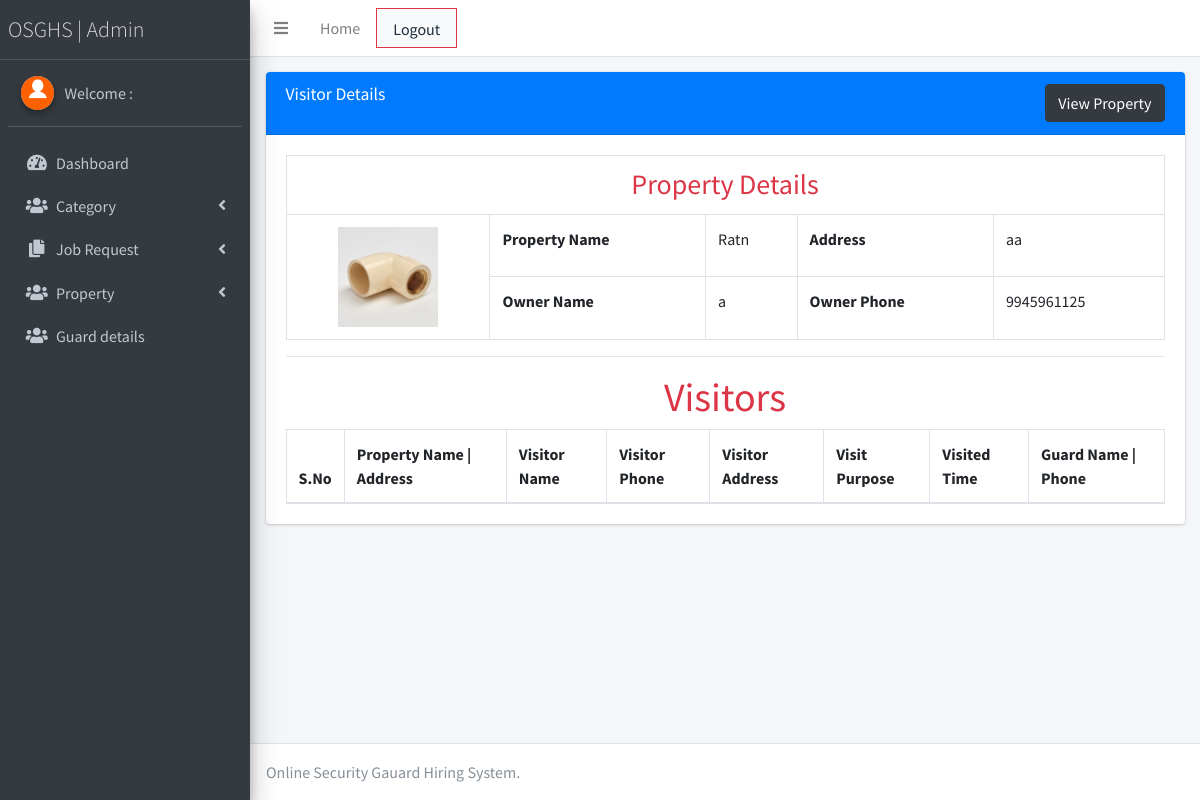
Page /admin/visitors_details.php?property_id=8 (signed in) on the earlier database version.
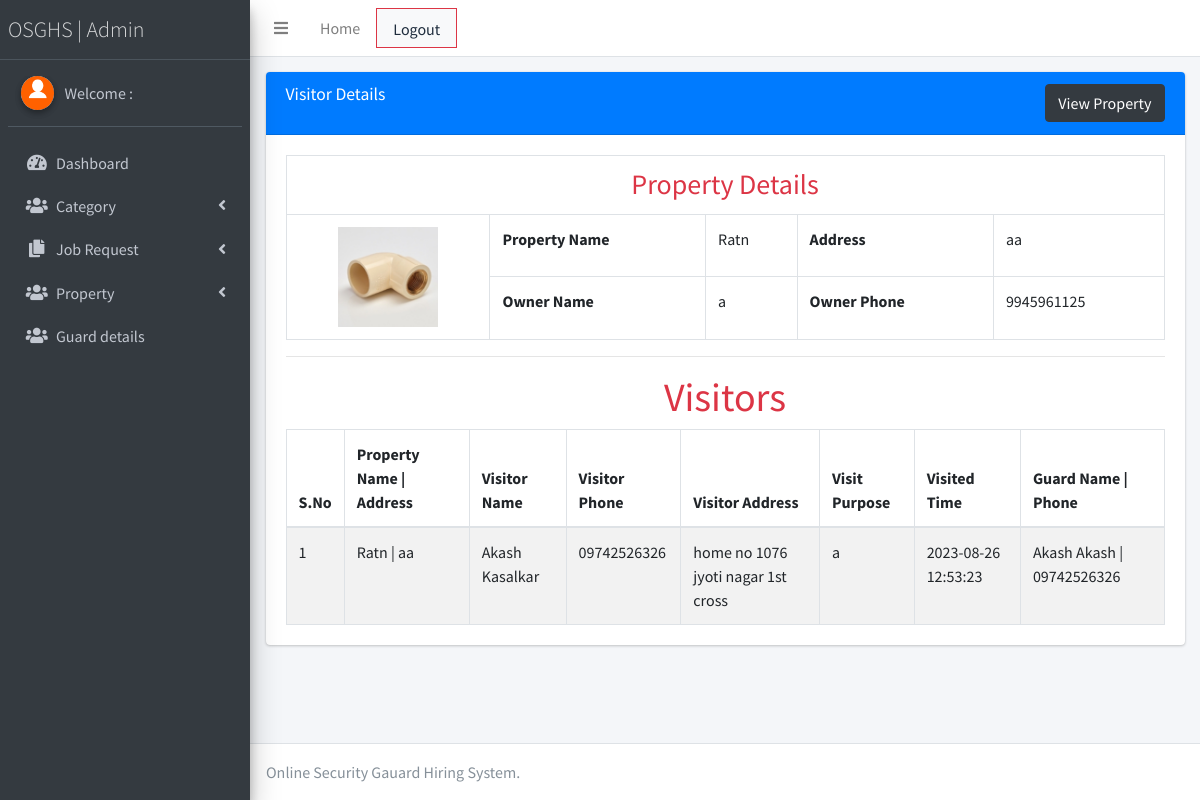
Same page on the later database version.
### tables this page shows
CREATE TABLE `property` (
  `id` int(11) NOT NULL,
  `fk_cat_id` int(11) NOT NULL,
  `p_name` varchar(255) NOT NULL,
  `p_photo` varchar(300) NOT NULL,
  `address` varchar(500) NOT NULL,
  `owner_name` varchar(255) NOT NULL,
  `owner_mobile` varchar(14) NOT NULL,
  `status` varchar(100) DEFAULT NULL,
  `created_date` timestamp NOT NULL DEFAULT current_timestamp(),
  `updated_date` timestamp NOT NULL DEFAULT current_timestamp()
);

CREATE TABLE `visitors` (
  `id` int(11) NOT NULL,
  `fk_user_id` int(11) NOT NULL,
  `fk_property_id` int(11) NOT NULL,
  `phone` varchar(12) NOT NULL,
  `v_name` varchar(255) NOT NULL,
  `v_address` varchar(500) NOT NULL,
  `purpose_of_visit` varchar(100) NOT NULL,
  `login_time` datetime NOT NULL,
  `logout_time` datetime DEFAULT NULL,
  `created_date` timestamp NOT NULL DEFAULT current_timestamp(),
  `updated_date` timestamp NOT NULL DEFAULT current_timestamp()
);

CREATE TABLE `user` (
  `id` int(11) NOT NULL,
  `name` varchar(150) NOT NULL,
  `user_type` varchar(100) NOT NULL,
  `phone` varchar(12) NOT NULL,
  `email` varchar(255) NOT NULL,
  `address` varchar(500) DEFAULT NULL,
  `password` varchar(255) NOT NULL,
  `status` varchar(150) DEFAULT NULL,
  `photo` varchar(200) DEFAULT NULL,
  `created_date` timestamp NOT NULL DEFAULT current_timestamp(),
  `updated_date` timestamp NOT NULL DEFAULT current_timestamp()
);

### admin/visitors_details.php (the view, shortened to what this page needs)
<?php include_once('./header.php');?>
<?php include_once('./sidebar.php');?>
<?php
    if(isset($_GET['property_id'])){
        $property_id=$_GET['property_id'];
    }
?>
  <div class="content-wrapper">
    <div class="content-header">
      <div class="container-fluid">
        <div class="row mb-2">
        <div class="col-12">
        <div class="card">
          <div class="card-header bg-primary">
            <h3 class="card-title ">Visitor Details</h3>
            <a href="./view_property.php" class="float-right btn btn-dark">View Property</a>
          </div>
          <div class="card-body">
          <?php
                $qry="select *,p.id as p_id,p.status as p_status from property p,category c
                where p.fk_cat_id=c.id
                and p.id='$property_id' ";
                $exc=mysqli_query($con,$qry);
                while($row=mysqli_fetch_array($exc)) {
            ?>
            <table class="table table-bordered">
              <tr>
                <th colspan="5" class="text-center text-danger h3">Property Details</th>
              </tr>
              <tr >
                  <td rowspan="3" class="text-center">
                  <img src="<?php echo $row['p_photo'] ?>" class="img-fluid  text-center" alt="" width="100">
                  </td>
              </tr>
              <tr>
                <th>Property Name</th>
                <td><?php echo $row['p_name'] ?></td>
                <th>Address</th>
                <td><?php echo $row['address'] ?></td>
              </tr>
              <tr>
                <th>Owner Name</th>
                <td><?php echo $row['owner_name'] ?></td>
                <th>Owner Phone</th>
                <td><?php echo $row['owner_mobile'] ?></td>
              </tr>
            </table>
            <?php } ?>
            <hr>
            <p class="text-center text-danger h1">Visitors</p>
            <table id="example1" class="table table-bordered table-striped">
              <thead>
              <tr>
                <th>S.No</th>
                <th>Property Name | Address</th>
                <th>Visitor Name</th>
                <th>Visitor Phone</th>
                <th>Visitor Address</th>
                <th>Visit Purpose</th>
                <th>Visited Time</th>
                <th>Guard Name | Phone</th>
              </tr>
              </thead>
               <tbody>
                    <?php
                       $qry="select *,p.address as p_address,u.name as u_name,u.phone as u_phone  from visitors v,property p ,user u
                     where v.fk_property_id='$property_id'
                     and v.fk_property_id=p.id
                     and v.fk_user_id=u.id
                     ";
                        $exc=mysqli_query($con,$qry);
                        $i=1;
                        while($row=mysqli_fetch_array($exc)){
                            ?>
                            <tr>
                            <td><?php echo $i ?></td>
                                <td>
                                    <?php echo $row['p_name']. " | ". $row['p_address'] ?>
                                </td>
                                <td><?php echo $row['v_name'] ?></td>
                                <td><?php echo $row['phone'] ?></td>
                                <td><?php echo $row['v_address'] ?></td>
                                <td><?php echo $row['purpose_of_visit'] ?></td>
                                <td><?php echo $row['login_time'] ?></td>
                                <td><?php echo $row['u_name']. " | ".$row['u_phone'] ?> </td>
                            </tr>
                            <?php
                        }
                    ?>
               </tbody>
            </table>
          </div>
        </div>
      </div>
      </div>
    </div>
      </div>
  </div>
  <?php include_once('./footer.php');?>

### admin/header.php (shortened to what this page needs)
<!DOCTYPE html>
<html>
<head>
  <link rel="stylesheet" href="plugins/fontawesome-free/css/all.min.css">
  <link rel="stylesheet" href="https://code.ionicframework.com/ionicons/2.0.1/css/ionicons.min.css">
  <link rel="stylesheet" href="plugins/tempusdominus-bootstrap-4/css/tempusdominus-bootstrap-4.min.css">
  <link rel="stylesheet" href="plugins/icheck-bootstrap/icheck-bootstrap.min.css">
  <link rel="stylesheet" href="plugins/jqvmap/jqvmap.min.css">
  <link rel="stylesheet" href="dist/css/adminlte.min.css">
  <link rel="stylesheet" href="plugins/overlayScrollbars/css/OverlayScrollbars.min.css">
  <link rel="stylesheet" href="plugins/daterangepicker/daterangepicker.css">
  <link rel="stylesheet" href="plugins/summernote/summernote-bs4.css">
</head>
<body class="hold-transition sidebar-mini layout-fixed">
  <nav class="main-header navbar navbar-expand navbar-white navbar-light">
    <ul class="navbar-nav">
      <li class="nav-item">
        <a class="nav-link" data-widget="pushmenu" href="#"><i class="fas fa-bars"></i></a>
      </li>
      <li class="nav-item d-none d-sm-inline-block">
        <a href="dashboard.php" class="nav-link">Home</a>
      </li>
      <li class="nav-item d-none d-sm-inline-block">
        <a href="logout.php" class="nav-link text-danger border border-danger bg-light">Logout</a>
      </li>
    </ul>
  </nav>
<div class="wrapper">

### admin/sidebar.php (shortened to what this page needs)
<aside class="main-sidebar sidebar-dark-primary elevation-4">
  <a href="dashboard.php" class="brand-link" style="font-weight:bold; font-size:22px;">
    <span class="brand-text font-weight-light">OSGHS | Admin</span>
  </a>
  <div class="sidebar">
    <div class="user-panel mt-3 pb-3 mb-3 d-flex">
      <div class="image">
        <img src="dist/img/download.png" class="img-circle elevation-2" alt="User Image">
      </div>
      <div class="info">
        <a href="admin-profile.php" class="d-block">Welcome : </a>
      </div>
    </div>
    <nav class="mt-2">
      <ul class="nav nav-pills nav-sidebar flex-column" data-widget="treeview" role="menu" data-accordion="false">
        <li class="nav-item">
          <a href="./dashboard.php" class="nav-link">
            <i class="nav-icon fas fa-tachometer-alt"></i>
            <p>
              Dashboard
             </p>
          </a>
        </li>
        <li class="nav-item has-treeview">
          <a href="#" class="nav-link">
            <i class="nav-icon fas fa-users"></i>
            <p>
              Category
              <i class="fas fa-angle-left right"></i>
            </p>
          </a>
        </li>
        <li class="nav-item has-treeview">
          <a href="#" class="nav-link">
            <i class="nav-icon fas fa-copy"></i>
            <p>
              Job Request
              <i class="right fas fa-angle-left"></i>
            </p>
          </a>
        </li>
        <li class="nav-item has-treeview">
          <a href="#" class="nav-link">
            <i class="nav-icon fas fa-users"></i>
            <p>
              Property
              <i class="fas fa-angle-left right"></i>
            </p>
          </a>
        </li>
        <li class="nav-item">
          <a href="view_user.php" class="nav-link">
            <i class="nav-icon fas fa-users"></i>
            <p>
              Guard details
             </p>
          </a>
        </li>
      </ul>
    </nav>
  </div>
</aside>

### admin/footer.php (shortened to what this page needs)
<footer class="main-footer">
    Online Security Gauard Hiring System.
  </footer>
</div>
</body>
</html>

Differences in the rows shown:
added visitors: fk_property.p_name "Ratn", fk_property.address "aa", v_name "Akash Kasalkar", fk_user.phone "09742526326", v_address "home no 1076 jyoti nagar 1st cross", purpose_of_visit "a", login_time "2023-08-26 12:53:23", fk_user.name "Akash Akash"
